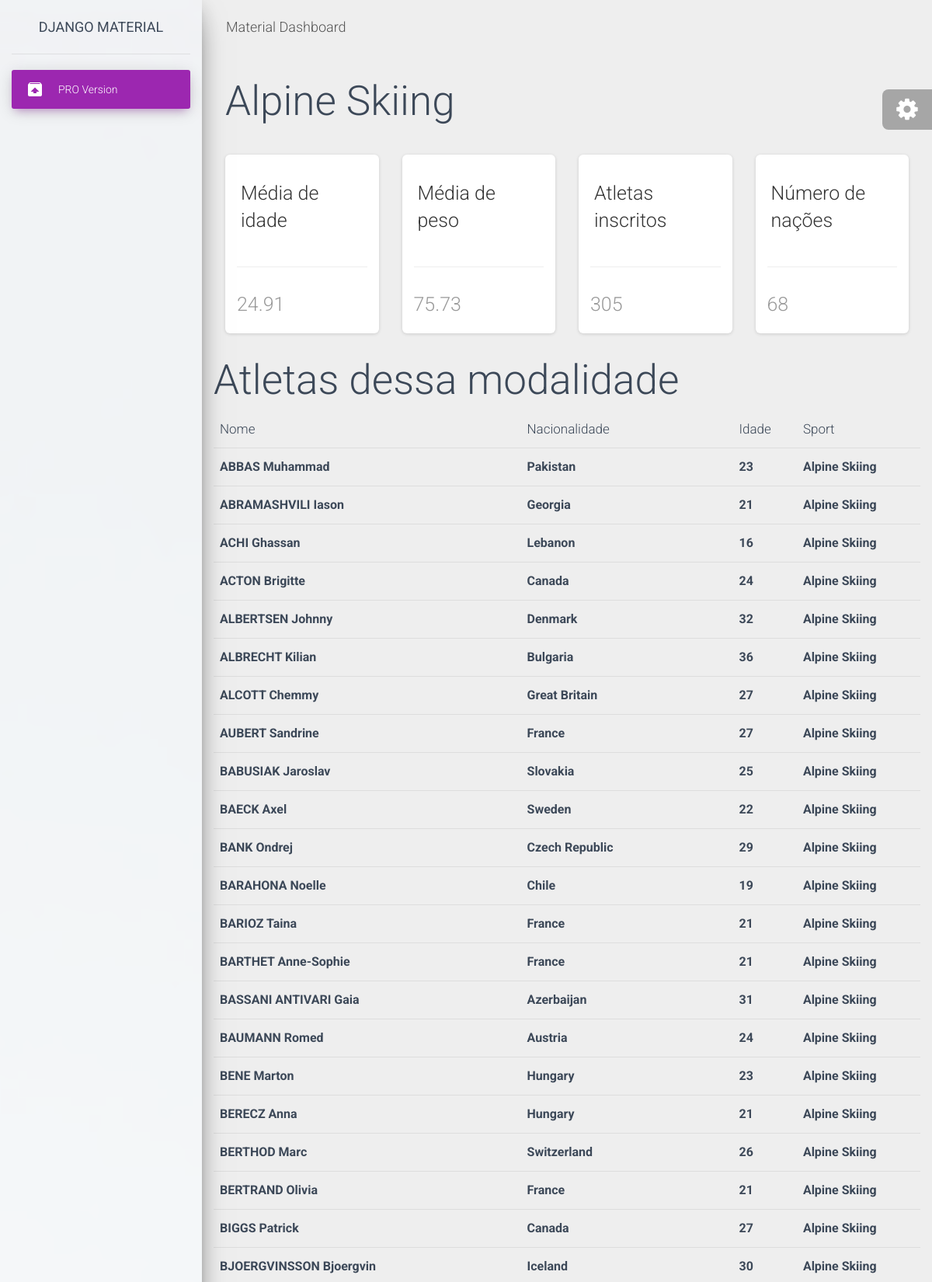
The app's page /data/sports/detail/1 (upper part) with its own data.
### data/models.py (models this page shows)
class Sport(models.Model):
    sport = models.CharField(max_length=75)
    def __str__(self):
        return self.sport

class Athletes(models.Model):
    name = models.CharField(max_length=75)
    age = models.IntegerField()
    ht = models.IntegerField()
    kg = models.IntegerField()
    sport = models.ForeignKey(Sport, on_delete=models.CASCADE)
    nationality = models.ForeignKey(Nationality, on_delete=models.CASCADE)

class Nationality(models.Model):
    nationality = models.CharField(max_length=75)
    def __str__(self):
        return self.nationality

### data/views.py (the view)
# urls.py: path('sports/detail/<int:pk>',sport_detail, name= 'sport_detail'),
def sport_detail(request, pk):
    sport = get_object_or_404(Sport, pk=pk)
    athletes = Athletes.objects.filter(sport=sport).all()
    count_athletes = len(athletes)
    set_nationality = set()
    ages = []
    weigth = []
    for athlete in athletes:
        set_nationality.add(athlete.nationality)
        ages.append(athlete.age)
        weigth.append(athlete.kg)
    avg_age = sum(ages)/len(ages)
    avg_weigth = sum(weigth)/len(weigth)
    avg_age = round(avg_age, 2)
    avg_weigth = round(avg_weigth,2)
    list_nationality =  list(set_nationality)
    count_nationality = len(list_nationality)
    context = {
        'count_athletes': count_athletes,
        'avg_age': avg_age,
        'avg_weigth': avg_weigth,
        'count_nationality': count_nationality,
        'sport' : sport,
        'athletes' : athletes,
    }
    print(context)
    return render(request, 'sport/detail.html', context)

### templates/sport/detail.html (shortened to what this page needs)
{% extends "layouts/base.html" %}
{% block content %}
    <div class="content">
      <h1>
        {{sport.sport}}
      </h1>
      <div class="row">
        <div class="col-lg-3 col-md-6 col-sm-6">
          <div class="card card-stats">
            <div class="card-header">
              <h3>Média de idade</h3>
            </div>
            <div class="card-footer">
              <div class="stats">
                <h3>{{ avg_age }}</h3>
              </div>
            </div>
          </div>
        </div>
        <div class="col-lg-3 col-md-6 col-sm-6">
          <div class="card card-stats">
            <div class="card-header">
              <h3>Média de peso</h3>
            </div>
            <div class="card-footer">
              <div class="stats">
                <h3> {{avg_weigth}}</h3>
              </div>
            </div>
          </div>
        </div>
        <div class="col-lg-3 col-md-6 col-sm-6">
          <div class="card card-stats">
            <div class="card-header">
              <h3>Atletas inscritos</h3>
            </div>
            <div class="card-footer">
              <div class="stats">
                <h3>{{count_athletes}}</h3>
              </div>
            </div>
          </div>
        </div>
        <div class="col-lg-3 col-md-6 col-sm-6">
          <div class="card card-stats">
            <div class="card-header">
              <h3>Número de nações</h3>
            </div>
            <div class="card-footer">
              <div class="stats">
                <h3>{{count_nationality}}</h3>
              </div>
            </div>
          </div>
        </div>
      </div>
      <div class="row">
        <h1>
          Atletas dessa modalidade
        </h1>
        <table class="table">
          <thead>
            <tr>
              <th scope="col">Nome</th>
              <th scope="col">Nacionalidade</th>
              <th scope="col">Idade</th>
              <th scope="col">Sport</th>
            </tr>
          </thead>
          <tbody>
            <tr>
              {% for athlete in athletes  %}
              <th scope="row">{{athlete.name}}</th>
              <th scope="row">{{athlete.nationality}}</th>
              <th scope="row">{{athlete.age}}</th>
              <th scope="row">{{athlete.sport}}</th>
            </tr>
            {% endfor %}
          </tbody>
        </table>
      </div>
    </div>
{% endblock content %}

### records on screen
Sport: sport "Alpine Skiing"
Athletes: name "ABBAS Muhammad", nationality "Pakistan", age "23", sport "Alpine Skiing"
Athletes: name "ABRAMASHVILI Iason", nationality "Georgia", age "21", sport "Alpine Skiing"
Athletes: name "ACHI Ghassan", nationality "Lebanon", age "16", sport "Alpine Skiing"
Athletes: name "ACTON Brigitte", nationality "Canada", age "24", sport "Alpine Skiing"
Athletes: name "ALBERTSEN Johnny", nationality "Denmark", age "32", sport "Alpine Skiing"
Athletes: name "ALBRECHT Kilian", nationality "Bulgaria", age "36", sport "Alpine Skiing"
Athletes: name "ALCOTT Chemmy", nationality "Great Britain", age "27", sport "Alpine Skiing"
Athletes: name "AUBERT Sandrine", nationality "France", age "27", sport "Alpine Skiing"
Athletes: name "BABUSIAK Jaroslav", nationality "Slovakia", age "25", sport "Alpine Skiing"
Athletes: name "BAECK Axel", nationality "Sweden", age "22", sport "Alpine Skiing"
Athletes: name "BANK Ondrej", nationality "Czech Republic", age "29", sport "Alpine Skiing"
Athletes: name "BARAHONA Noelle", nationality "Chile", age "19", sport "Alpine Skiing"
Athletes: name "BARIOZ Taina", nationality "France", age "21", sport "Alpine Skiing"
Athletes: name "BARTHET Anne-Sophie", nationality "France", age "21", sport "Alpine Skiing"
Athletes: name "BASSANI ANTIVARI Gaia", nationality "Azerbaijan", age "31", sport "Alpine Skiing"
Athletes: name "BAUMANN Romed", nationality "Austria", age "24", sport "Alpine Skiing"
Athletes: name "BENE Marton", nationality "Hungary", age "23", sport "Alpine Skiing"
Athletes: name "BERECZ Anna", nationality "Hungary", age "21", sport "Alpine Skiing"
Athletes: name "BERTHOD Marc", nationality "Switzerland", age "26", sport "Alpine Skiing"
Athletes: name "BERTRAND Olivia", nationality "France", age "21", sport "Alpine Skiing"
Athletes: name "BIGGS Patrick", nationality "Canada", age "27", sport "Alpine Skiing"
Athletes: name "BJOERGVINSSON Bjoergvin", nationality "Iceland", age "30", sport "Alpine Skiing"

### other values on screen
{{ avg_age }} "24.91"
{{ avg_weigth }} "75.73"
{{ count_athletes }} "305"
{{ count_nationality }} "68"
